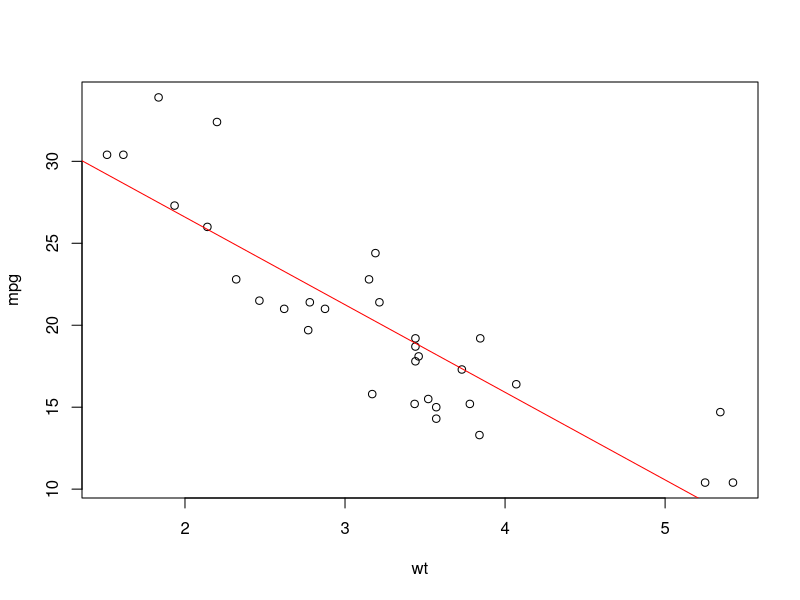

Recreate this plot in R.
## ---- chunk 1

data(mtcars)
df <- mtcars

head(df)
## ---- chunk 2

colnames(df)

## ---- chunk 3

summary(df)

## ---- chunk 4

plot(mpg ~ wt, df)
md <- lm(mpg ~ wt, df)
abline(md, col='red')

summary(md)
